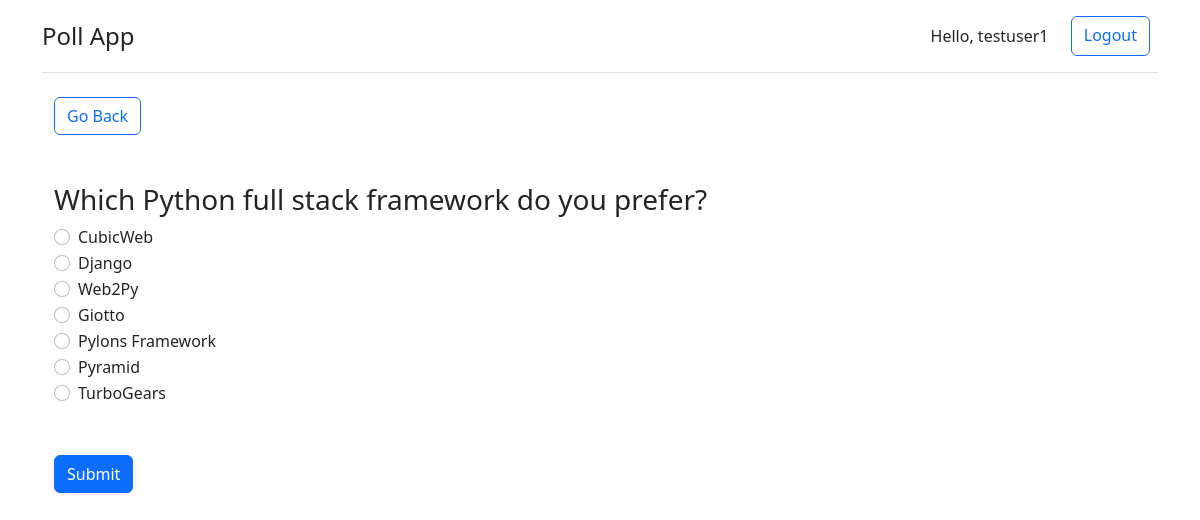
The page /question/1/ (signed in) on the database its author committed.
### poll/models.py (models this page shows, shortened)
class Question(models.Model):
    title = models.CharField(max_length=200)
    RADIO = 'radio'
    CHECKBOX = 'checkbox'
    INPUT_TYEP = [
        (RADIO, RADIO),
        (CHECKBOX, CHECKBOX),
    ]
    type = models.CharField(
        null=False,
        max_length=20,
        choices=INPUT_TYEP,
        default=RADIO
    )

class Option(models.Model):
    title = models.CharField(max_length=200)
    question = models.ForeignKey(Question, on_delete=models.CASCADE)

### poll/views.py (the view)
# urls.py: path('question/<int:pk>/', view=QuestionDetailView.as_view(), name="question"),
class QuestionDetailView(LoginRequiredMixin, DetailView):
    model = Question
    template_name = 'poll/question.html'
    context_object_name = 'question'

### poll/templates/poll/question.html (shortened to what this page needs)
{% extends 'poll/base.html' %}
{% load widget_tweaks %}
{% block content %}
<div class="container">
    <div class="mb-5">
        <a class="btn btn-outline-primary" href="{% url 'question-list'%}">Go Back</a>
    </div>
    <div>
        <h3>{{question.title}}</h3>
    </div>
    <form method="post" action="{% url 'submit' question.id %}" class="mb-5">
        {% if question.type == 'radio'%}
        {% for option in question.option_set.all %}
        <div class="form-check">
            <input class="form-check-input" type="{{question.type}}" id="{{option.pk}}" value="{{option.pk}}"
                name="option" required>
            <label class="form-check-label" for="{{option.pk}}">
                {{ option.title }}
            </label>
        </div>
        {% endfor %}
        {% endif %}
        <input class="btn btn-primary mt-5" type="submit" value="Submit">
    </form>
</div>
{% endblock content %}

### poll/templates/poll/base.html (shortened to what this page needs)
<!DOCTYPE html>
<html lang="en">
<head>
    <link href="https://cdn.jsdelivr.net/npm/bootstrap@5.2.0/dist/css/bootstrap.min.css" rel="stylesheet"
>
</head>
<body>
    <div class="container">
        <header class="d-flex flex-wrap justify-content-center py-3 mb-4 border-bottom">
            <a href="{% url 'question-list' %}"
                class="d-flex align-items-center mb-3 mb-md-0 me-md-auto text-dark text-decoration-none">
                <span class="fs-4">Poll App</span>
            </a>
            {% if request.user.is_authenticated %}
            <div class="navbar-text" style="margin: 0 2%">Hello, {{ request.user }}</div>
            <a class="btn btn-outline-primary me-2" href="{% url 'logout' %}">Logout</a>
            {% else %}
            <a class="btn btn-outline-primary me-2" href="{% url 'login' %}">Login</a>
            {% endif %}
        </header>
        {% block content %}
        {% endblock content %}
    </div>
</body>
</html>

### rows shown on the page
Question: title "Which Python full stack framework do you prefer?"
Option: title "CubicWeb"
Option: title "Django"
Option: title "Web2Py"
Option: title "Giotto"
Option: title "Pylons Framework"
Option: title "Pyramid"
Option: title "TurboGears"

### other values the page prints
{{ request.user }} "testuser1"
